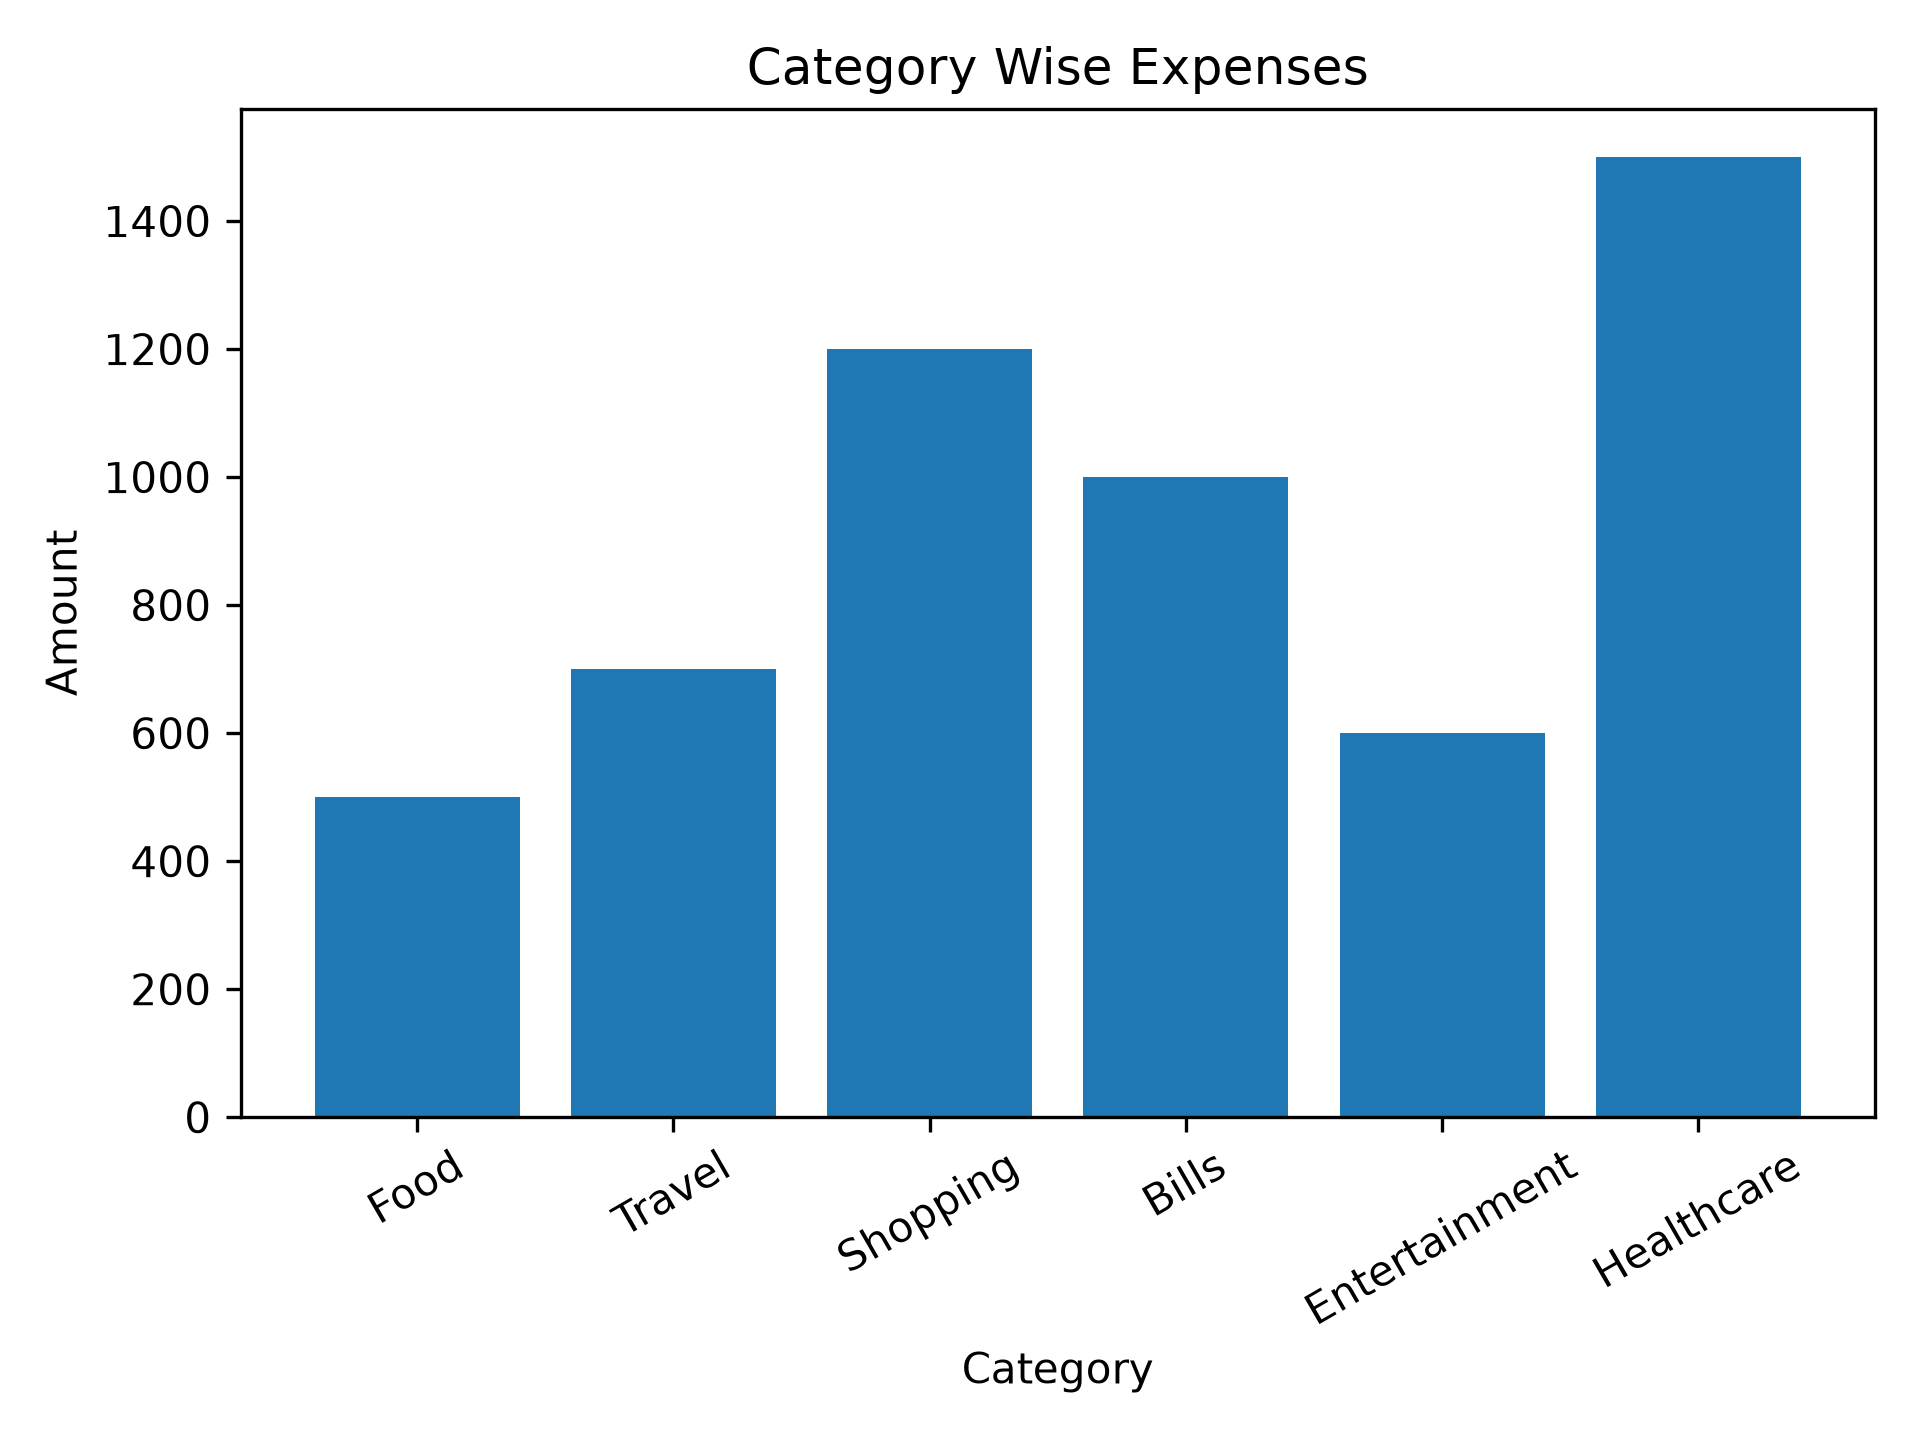

The script that saved this image:
import matplotlib.pyplot as plt
category = ["Food", "Travel", "Shopping", "Bills", "Entertainment","Healthcare", "Food", "Travel", "Shopping", "Bills"]
amount = [500, 300, 1200, 800, 600, 1500, 450, 700, 900, 1000]
plt.bar(category, amount)
plt.title("Category Wise Expenses")
plt.xlabel("Category")
plt.ylabel("Amount")
plt.xticks(rotation=30)
plt.tight_layout()
plt.savefig("bargraph.png", dpi=300)
plt.show()
print("Bar graph created successfully!")
